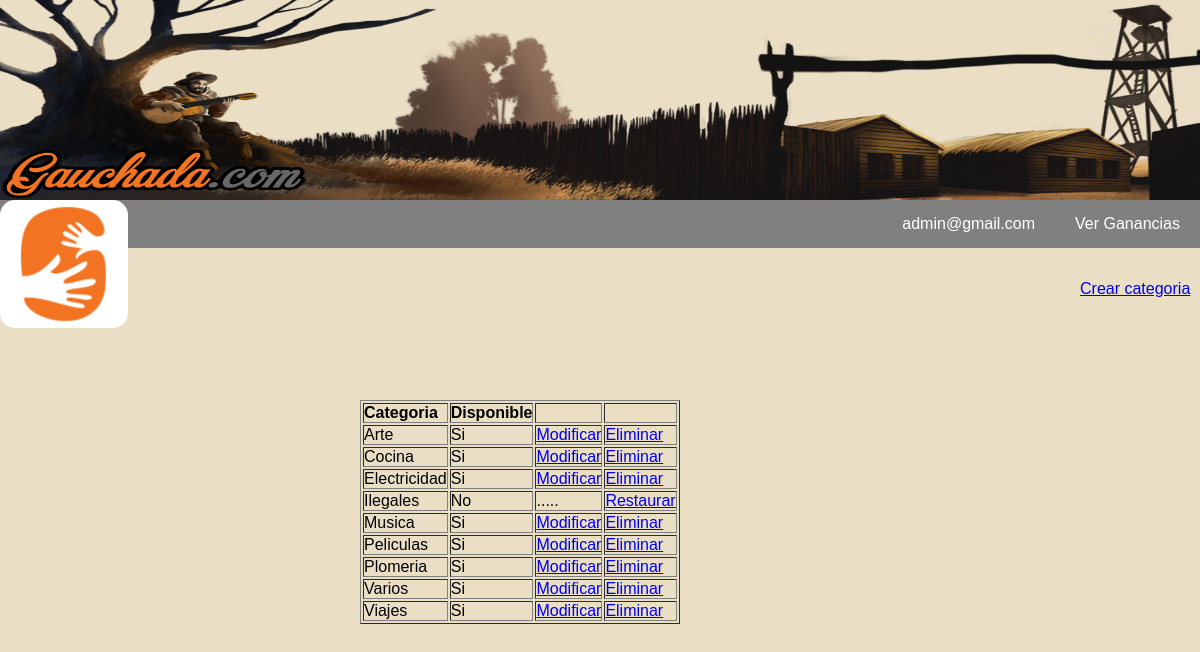
The app's page /php/admins/categorias.php (signed in), older data.
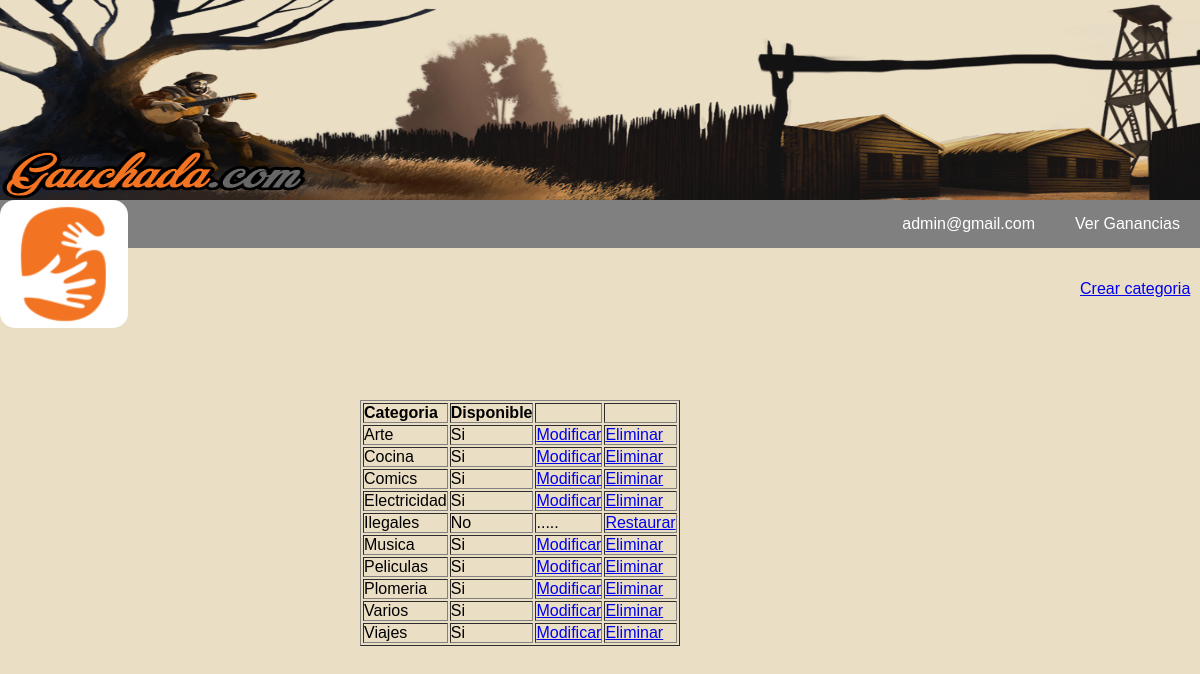
The same page, newer data.
### tables this page shows
CREATE TABLE `categorias` (
  `id_categoria` int(10) NOT NULL,
  `categoria` varchar(20) NOT NULL,
  `Disponible` varchar(2) NOT NULL DEFAULT 'Si'
);

### php/admins/categorias.php (the view, shortened to what this page needs)
<html>
<?php
    include("../menu.php");
?>
<head>
  <link rel="stylesheet" href="/css/perfil.css">
</head>
<body>
<?php
    	$select= "SELECT * FROM categorias ORDER BY categoria";
    	$consulta= mysqli_query($conexion, $select);
?>
		<div id='crear'><a href="/php/admins/categorias/crear.php">Crear categoria</a></div>
		<div id='perfil'>
<?php
			if(!$consulta){
				echo "<h2>No existen categorias creadas</h2>";
			}
			else{
?>
				<table border="1">
				<tr>
					<td><strong>Categoria</strong></td>
					<td><strong>Disponible</strong></td>
					<td><strong></strong></td>
					<td><strong></strong></td>
				</tr>
	<?php
		    	while($categoria= mysqli_fetch_array($consulta)){
		    		echo "<tr>";
			    		$cateid= $categoria['id_categoria'];
			    		echo "<td>".$categoria['categoria']."</td>";
			    		echo "<td>".$categoria['Disponible']."</td>";
			    		if($categoria['Disponible']=='No'){
	?>
							<td>.....</td>
							<td><a onclick="return confirm('Esta seguro que desea restaurar esta categoria?')" href="/php/admins/categorias/restaurar.php?id=<?php echo $cateid ?>">Restaurar</a></td>
	<?php
			    		}
			    		else{
	?>
							<td><a href="/php/admins/categorias/modificar.php?id=<?php echo $cateid ?>">Modificar</a></td>
							<td><a onclick="return confirm('Esta seguro que desea eliminar esta categoria?')" href="/php/admins/categorias/eliminar.php?id=<?php echo $cateid ?>">Eliminar</a></td>
	<?php
						}
		    		echo "</tr>";
		    	}
	?>
				</table>
<?php
			}
?>
		</div>
</body>
</html>

Row changes from the older to the newer data that the page shows:
added categorias: categoria "Comics", Disponible "Si"
